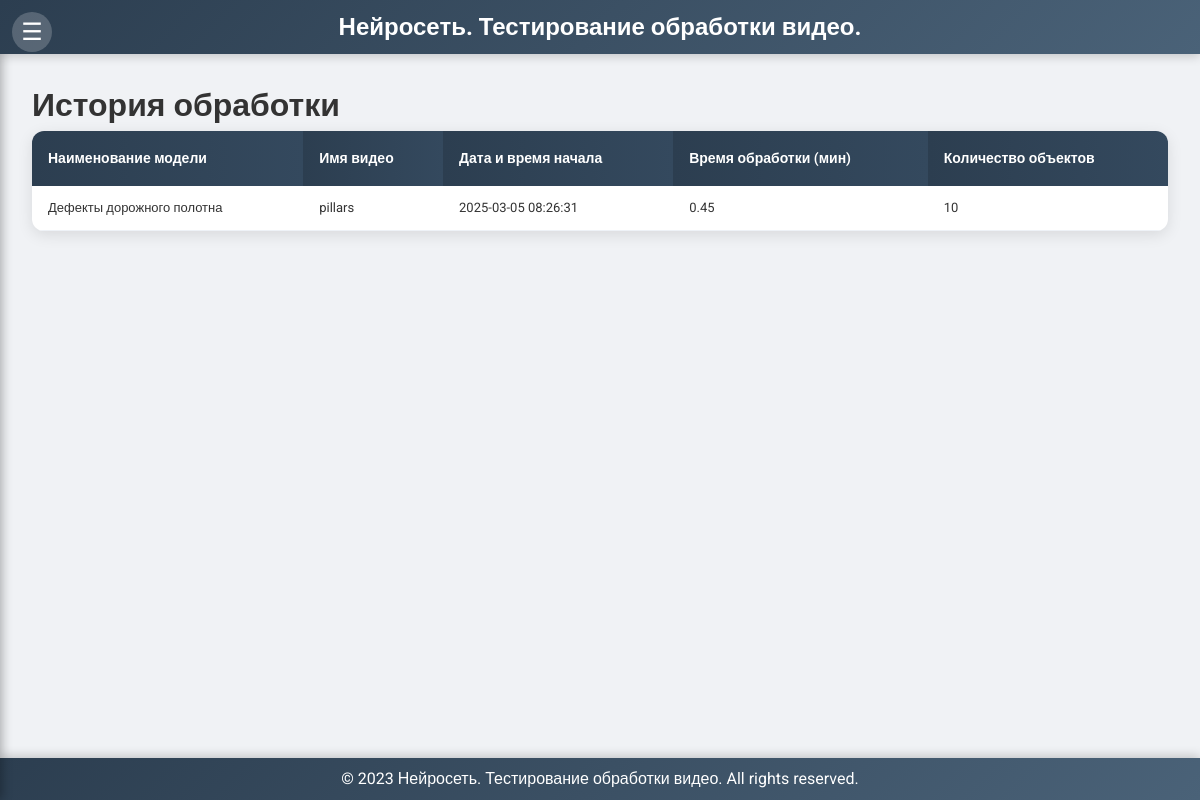
The app's page /processing_history with its own data.
### models.py (models this page shows)
class ProcessingHistory(db.Model):
    id = db.Column(db.Integer, primary_key=True)
    model_name = db.Column(db.String(255), nullable=False)
    video_name = db.Column(db.String(255), nullable=False)
    start_datetime = db.Column(db.DateTime, nullable=False)
    processing_time = db.Column(db.Float, nullable=False)  # In seconds
    object_count = db.Column(db.Integer, nullable=False)
    created_at = db.Column(db.DateTime, default=datetime.utcnow)

### app.py (the view)
@app.route('/processing_history', methods=['GET'])
def processing_history():
    history_entries = ProcessingHistory.query.order_by(ProcessingHistory.created_at.desc()).all()
    return render_template('processing_history.html', current_page='processing_history', history_entries=history_entries)

### templates/processing_history.html (shortened to what this page needs)
{% extends 'base.html' %}
{% block content %}
    <h1>История обработки</h1>
    <table class="modern-table">
        <thead>
            <tr>
                <th>Наименование модели</th>
                <th>Имя видео</th>
                <th>Дата и время начала</th>
                <th>Время обработки (мин)</th>
                <th>Количество объектов</th>
            </tr>
        </thead>
        <tbody>
            {% for entry in history_entries %}
            <tr>
                <td>{{ entry.model_name }}</td>
                <td>{{ entry.video_name }}</td>
                <td>{{ entry.start_datetime.strftime('%Y-%m-%d %H:%M:%S') }}</td>
                <td>{{ (entry.processing_time / 60)|round(2) }}</td>
                <td>{{ entry.object_count }}</td>
            </tr>
            {% endfor %}
        </tbody>
    </table>
{% endblock %}

### static/css/styles.css (style rules this page uses)
* { margin: 0; padding: 0; box-sizing: border-box; }
body { font-family: 'Roboto', sans-serif; line-height: 1.6; background-color: #f0f2f5; color: #333; }
.modern-table { width: 100%; border-collapse: collapse; background-color: white; box-shadow: 0 4px 15px rgba(0, 0, 0, 0.1); border-radius: 12px; overflow: hidden; margin-bottom: 2rem; }
.modern-table th { background: linear-gradient(90deg, #2c3e50, #34495e); color: white; padding: 1rem; font-size: 14px; text-align: left; font-weight: 600; }
.modern-table td { padding: 0.75rem 1rem; font-size: 13px; border-bottom: 1px solid #eef2f7; }

### records on screen
ProcessingHistory: model_name "Дефекты дорожного полотна", video_name "pillars", start_datetime "2025-03-05 08:26:31", (entry.processing_time/60)|round(2) "0.45", object_count "10"
